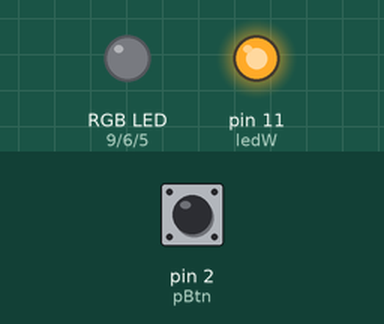
Simulated run of this sketch. Board: Arduino Uno, built with avr-gcc and run on an emulated ATmega328P. Shown: an RGB LED mixed from three pins (HIGH = lit), output pins drawn as LEDs (lit = HIGH). The inputs (shaded band) are chosen by the test bench; at power-on: pin 2 (pBtn) HIGH. Dim RGB values are drawn brighter than linear; random numbers use the default seed unless the sketch sets one.

Above: at 1.2 s.
1.3 s: pin 2 (pBtn) pulled LOW for 0.15 s
At 1.5 s:
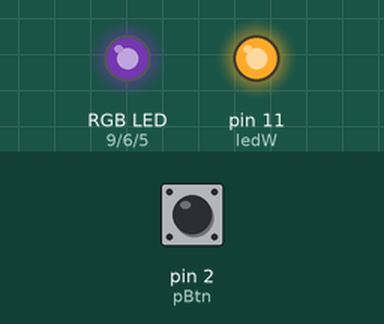
4.3 s: pin 2 (pBtn) pulled LOW for 1 s
6.8 s: pin 2 (pBtn) pulled LOW for 0.15 s
At 7.5 s:
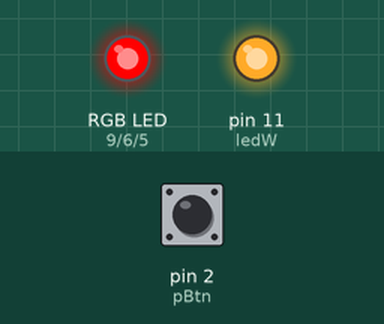
8.4 s: pin 2 (pBtn) pulled LOW for 3.2 s
At 8.7 s:
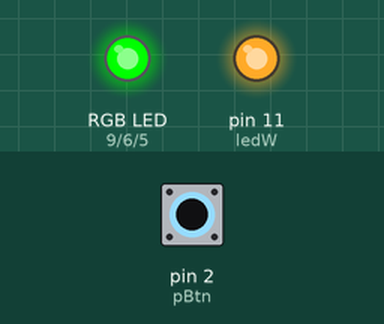
13.1 s: pin 2 (pBtn) pulled LOW for 0.15 s
At 13.5 s:
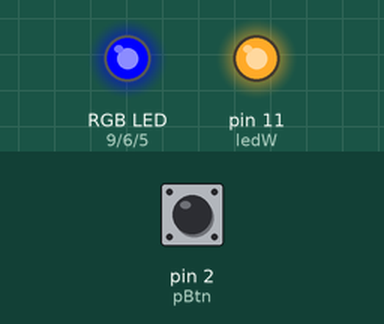
14.7 s: pin 2 (pBtn) pulled LOW for 1 s
At 15.9 s:
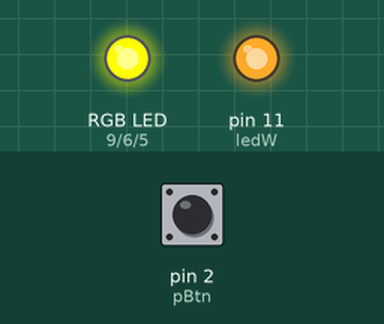
Timing chart, 0 to 17.7 s (numbered marks = the images above; inputs shaded):
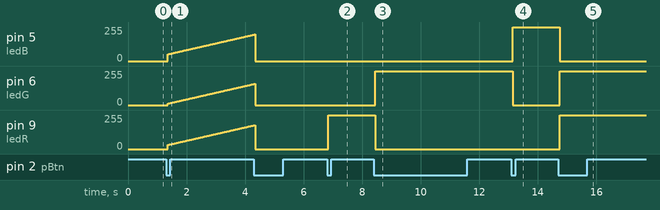

Measured:
- after the input at 1.3 s, pin 5 (ledB): moves from 0/255 to 198/255 over 2.9 s, starting after 0.05 s; pin 6 (ledG): moves from 0/255 to 158/255 over 2.9 s, starting after 0.05 s; pin 9 (ledR): moves from 0/255 to 178/255 over 2.9 s, starting after 0.05 s
- after the input at 6.8 s, pin 9 (ledR): 0/255 → 255/255 after 0.05 s
- after the input at 8.4 s, pin 6 (ledG): 0/255 → 255/255 after 0.05 s; pin 9 (ledR): 255/255 → 0/255 after 0.05 s
- after the input at 13.1 s, pin 5 (ledB): 0/255 → 255/255 after 0.05 s; pin 6 (ledG): 255/255 → 0/255 after 0.05 s
- after the input at 14.7 s, pin 5 (ledB): 255/255 → 0/255 after 0.05 s; pin 6 (ledG), pin 9 (ledR): 0/255 → 255/255 after 0.05 s

The sketch:

nightlight.ino
```cpp
//config

const int ledR = 9;
const int ledG = 6;
const int ledB = 5;
const int pBtn = 2;
const int ledW = 11;

//#define beepEnable;
//const int  beepPin = 11;


const long interval = 20;           // interval at which to blink (milliseconds)
const int  maxBright = 200;

// variables
int btnState = 0;
unsigned long previousMillis = 0;        // will store last time LED was updated
unsigned LedMode = 6;

//int ledState = 0;
//int ledStateR = 0;
//int ledStateG = 0;
//int ledStateB = 0;


int incrR = 1;
int incrG = 1;
int incrB = 1;


// Variables will change:
int lastButtonState = LOW;   // the previous reading from the input pin

int lPowerR = 30;
int lPowerG = 10;
int lPowerB = 50;


// the following variables are unsigned longs because the time, measured in
// milliseconds, will quickly become a bigger number than can be stored in an int.
unsigned long lastDebounceTime = 0;  // the last time the output pin was toggled
unsigned long debounceDelay = 50;    // the debounce time; increase if the output flickers

void setup() {
  // put your setup code here, to run once:
pinMode (ledR, OUTPUT);
pinMode (ledG, OUTPUT);
pinMode (ledB, OUTPUT);
pinMode (ledW, OUTPUT);
pinMode (pBtn, INPUT_PULLUP);

ledset (LOW,LOW,LOW,HIGH);

}

void loop() {

  int reading = digitalRead(pBtn);
if (reading == HIGH) { reading = LOW; } else {reading = HIGH;}
  // check to see if you just pressed the button
  // (i.e. the input went from LOW to HIGH), and you've waited long enough
  // since the last press to ignore any noise:

  // If the switch changed, due to noise or pressing:
  if (reading != lastButtonState) {
    // reset the debouncing timer
    lastDebounceTime = millis();
  }

  if ((millis() - lastDebounceTime) > debounceDelay) {
    // whatever the reading is at, it's been there for longer than the debounce
    // delay, so take it as the actual current state:

    // if the button state has changed:
    if (reading != btnState) {
      btnState = reading;

      // only toggle the LED if the new button state is HIGH
      if (btnState == HIGH) {
          // кнопа нажата
        LedMode++;

        if (LedMode > 7) {LedMode=0;}

                                      #ifdef beepEnable
                                              {tone (beepPin,5000,50);}
                                      #endif
          if (LedMode<7) {
              switch (LedMode) {

                    case 0:  ledset (LOW,LOW,LOW,HIGH);
                      break;
                    case 1:  ledset (HIGH,LOW,LOW,HIGH);
                      break;
                    case 2:  ledset (LOW,HIGH,LOW,HIGH);
                      break;
                    case 3: ledset (LOW,LOW,HIGH,HIGH);
                      break;
                    case 4: ledset (HIGH,HIGH,LOW,HIGH);
                      break;
                    case 5: ledset (HIGH,LOW,HIGH,HIGH);
                      break;
                    case 6: ledset (LOW,HIGH,HIGH,HIGH);
                      break;
                    case 7: crazy();
                      break;
                    default:   ledset (LOW,LOW,LOW,LOW);
                      break;
                  }

                }


      }
    }
  }

if (LedMode == 7 ) {crazy();}


lastButtonState = reading;
}


void ledset (int RedL, int GreenL, int BlueL, int WhiteL)
{
          digitalWrite(ledR, RedL);
          digitalWrite(ledG, GreenL);
          digitalWrite(ledB, BlueL);
          digitalWrite(ledW, WhiteL);
}

void moreRandom ()
{
  int a = random(1, 2000);
switch (a) {
    case 100:
          incrR=incrR - 2 * incrR;
          break;
    case 1000:
          incrG=incrG - 2 * incrG;
          break;
    case 1800:
          incrB=incrB - 2 * incrB;
          break;
    default:
    break;
}


}


void crazy()
{
  unsigned long currentMillis = millis();
          analogWrite(ledR, lPowerR);
          analogWrite(ledG, lPowerG);
          analogWrite(ledB, lPowerB);

  if (currentMillis - previousMillis >= interval) {
    // save the last time you blinked the LED
    previousMillis = currentMillis;
   lPowerR = lPowerR + incrR;
   if (lPowerR>maxBright or lPowerR<1) {incrR=incrR - 2 * incrR;}

 lPowerG = lPowerG + incrG;
   if (lPowerG>maxBright or lPowerG<1) {incrG=incrG - 2 * incrG;}

   lPowerB = lPowerB + incrB;
   if (lPowerB>maxBright or lPowerB<1) {incrB=incrB - 2 * incrB;}

 moreRandom();


  }


}
```
